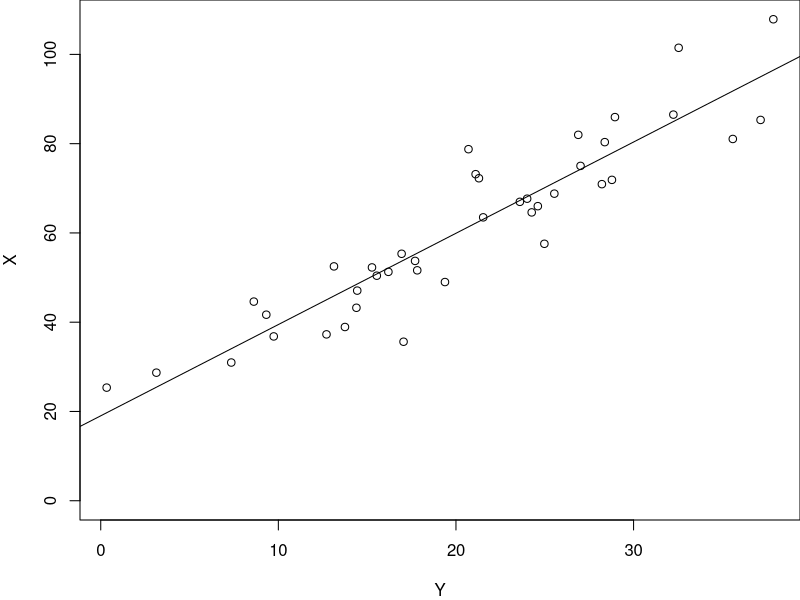
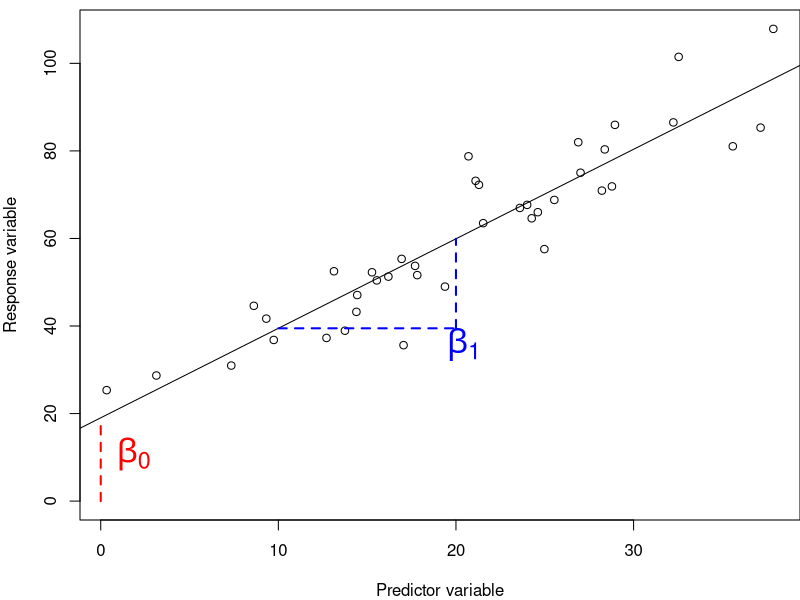
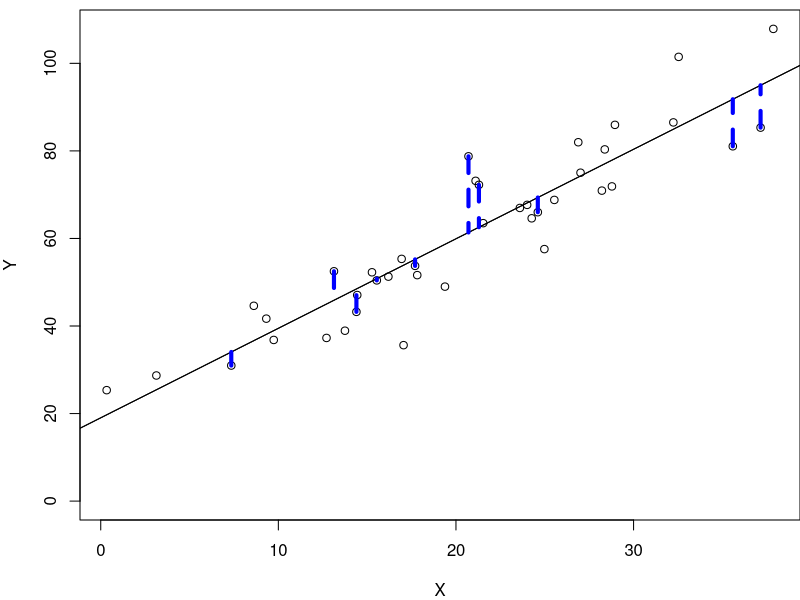
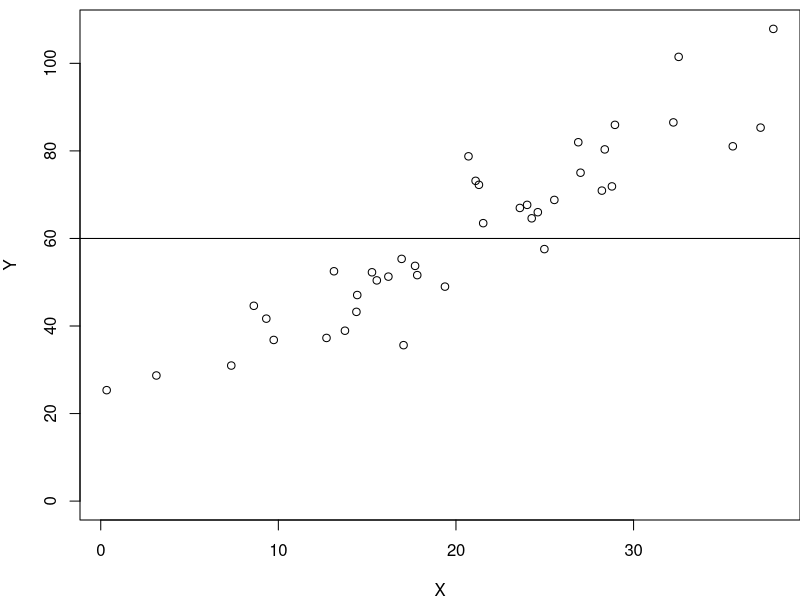
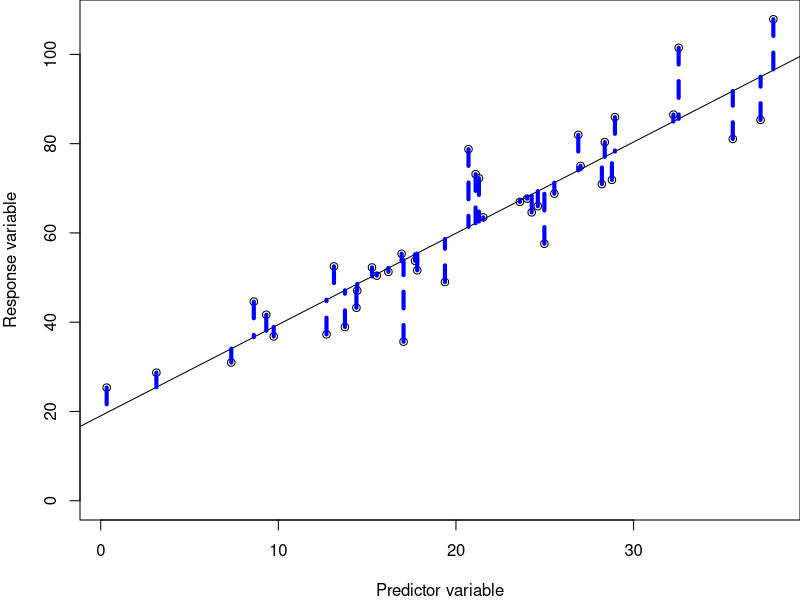
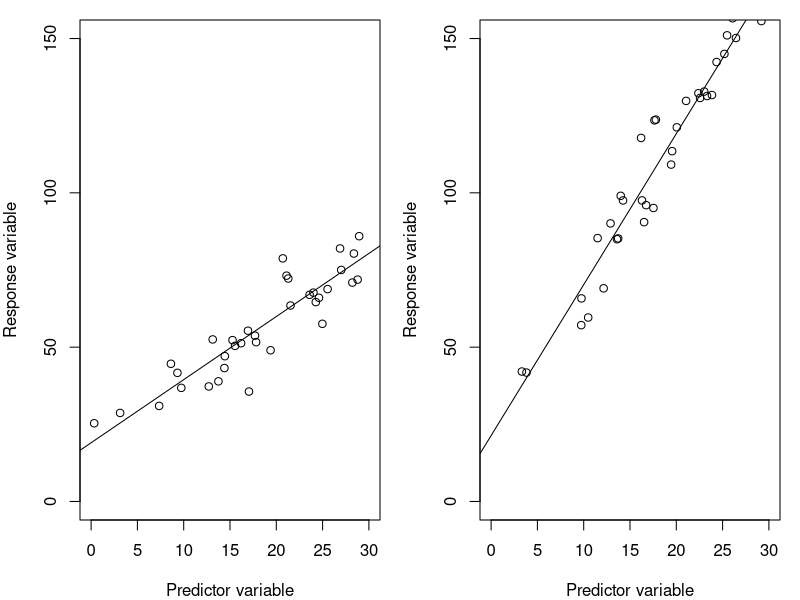
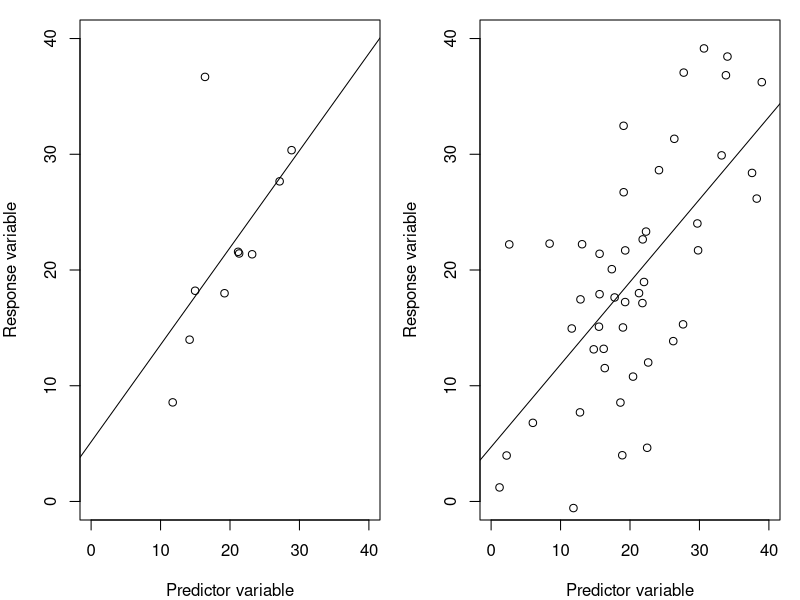
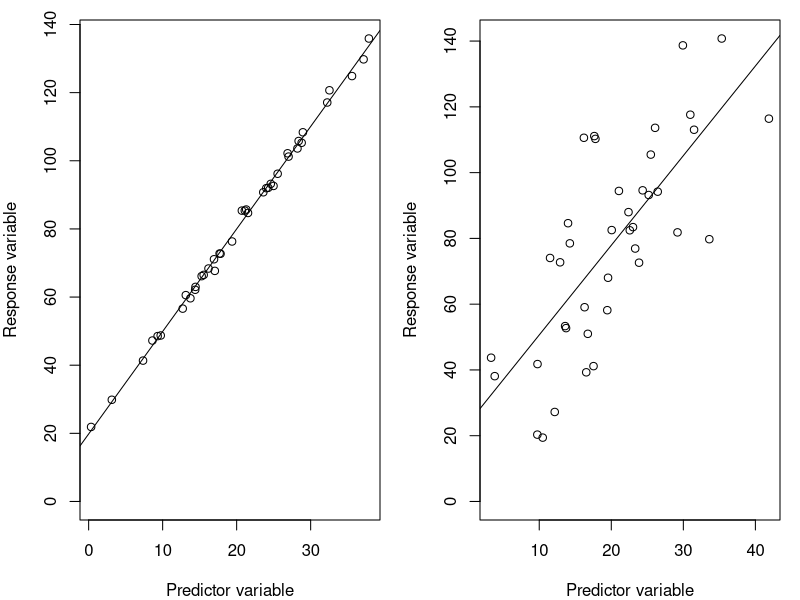

Recreate these plots in R, in order. (Note: this script raises an error after producing the figures.)
## ---- chunk 1

knitr::opts_chunk$set(
	echo = TRUE,
	message = FALSE,
	warning = FALSE,
	cache = TRUE
)
## ---- chunk 2

#  NRES 710, Linear Regression  
#     University of Nevada, Reno
#     Introduction to basic linear regression   

## ---- chunk 3
# Set the seed for reproducibility & adjust plot margins
set.seed(123); par(mar = c(4, 4, 0, 0))

# Simulate two continuous variables
n <- 40
x <- rnorm(n, mean = 20, sd = 10)
y <- 20 + 2 * x + rnorm(n, mean = 0, sd = 8)

# Create a data frame
datum <- data.frame(x = x, y = y)

# Plot the data
plot(y ~ x, data = datum,
     ylim=c(0, max(datum$y)), xlab = "Y", ylab = "X")

# Add a line to the plot
results <- lm(y ~ x, data = datum)
abline(results)
## ---- chunk 4
# Set the seed for reproducibility & adjust plot margins
set.seed(123); par(mar = c(4, 4, 0.5, 0))

# Simulate two continuous variables
n <- 40
x <- rnorm(n, mean = 20, sd = 10)
y <- 20 + 2 * x + rnorm(n, mean = 0, sd = 8)

# Create a data frame
datum <- data.frame(x = x, y = y)

# Plot the data
plot(y ~ x, data = datum,
     ylim=c(0, max(datum$y)), xlab = "Predictor variable", ylab = "Response variable")

# Add a line to the plot
results <- lm(y ~ x, data = datum)
abline(results)

# Extract the coefficients
coeffs <- coef(results)
beta0 <- coeffs[1]
beta1 <- coeffs[2]

# Add labels for Beta0 (intercept) and Beta1 (slope)
text(x = min(datum$x), y = beta0/2, labels = expression(beta[0]), pos = 4, col = "red", font = 2, cex = 2)
text(x = max(datum$x)/2, y = beta0 + beta1 * (max(datum$x)/5), labels = expression(beta[1]), pos = 4, col = "blue", font = 2, cex = 2)

# Add vertical line from origin to regression line for beta0
#abline(v = 0, col = "red", lty = 2)
segments(x0 = 0, y0 = 0, x1 = 0, y1 = beta0, col = "red", lty = 2, lwd = 2)

# Define points to illustrate rise over run for slope beta1
x1 <- 10
x2 <- 20
y1 <- beta0 + beta1 * x1
y2 <- beta0 + beta1 * x2

# Add horizontal and vertical lines to represent rise over run
segments(x0 = x1, y0 = y1, x1 = x2, y1 = y1, col = "blue", lty = 2, lwd = 2) # Run
segments(x0 = x2, y0 = y1, x1 = x2, y1 = y2, col = "blue", lty = 2, lwd = 2) # Rise
## ---- chunk 5
# Set the seed for reproducibility & adjust plot margins
set.seed(123); par(mar = c(4, 4, 0.5, 0))

# Simulate two continuous variables
n <- 40
x <- rnorm(n, mean = 20, sd = 10)
y <- 20 + 2 * x + rnorm(n, mean = 0, sd = 8)

# Create a data frame
datum <- data.frame(x = x, y = y)

# Plot the data
plot(y ~ x, data = datum,
     ylim=c(0, max(datum$y)), xlab = "X", ylab = "Y")
abline(lm(y~x))

# Add a line to the plot
results <- lm(y ~ x, data = datum)
abline(results)

# Calculate the predicted values and residuals
datum$y_hat <- predict(results)
datum$residuals <- datum$y - datum$y_hat

# Add vertical lines to show residuals for a subset of points
# Choose a subset of points for better visualization
subset_indices <- seq(1, 10, length.out = 10)

for (i in subset_indices) {
  segments(x0 = datum$x[i], y0 = datum$y[i], x1 = datum$x[i], y1 = datum$y_hat[i], col = "blue", lty = 2, lwd = 4)
}
## ---- chunk 6
# Set the seed for reproducibility & adjust plot margins
set.seed(123); par(mar = c(4, 4, 0.5, 0))

# Simulate two continuous variables
n <- 40
x <- rnorm(n, mean = 20, sd = 10)
y <- 20 + 2 * x + rnorm(n, mean = 0, sd = 8)

# Create a data frame
datum <- data.frame(x = x, y = y)

# Plot the data
plot(y ~ x, data = datum,
     ylim=c(0, max(datum$y)), xlab = "X", ylab = "Y")

# Add a horizontal line to the plot
abline(h=60)

## ---- chunk 7
# Set the seed for reproducibility & adjust plot margins
set.seed(123); par(mar = c(4, 4, 0, 0))

# Simulate two continuous variables
n <- 40
x <- rnorm(n, mean = 20, sd = 10)
y <- 20 + 2 * x + rnorm(n, mean = 0, sd = 8)

# Create a data frame
datum <- data.frame(x = x, y = y)

# Plot the data
plot(y ~ x, data = datum,
     ylim=c(0, max(datum$y)), xlab = "Predictor variable", ylab = "Response variable")

# Add a line to the plot
results <- lm(y ~ x, data = datum)
abline(results)

# Calculate the predicted values and residuals
datum$y_hat <- predict(results)
datum$residuals <- datum$y - datum$y_hat

# Add vertical lines to show residuals for a subset of points
# Choose a subset of points for better visualization
subset_indices <- seq(1, n, length.out = n)

for (i in subset_indices) {
  segments(x0 = datum$x[i], y0 = datum$y[i], x1 = datum$x[i], y1 = datum$y_hat[i], col = "blue", lty = 2, lwd = 4)
}

## ---- chunk 8
# Set the seed for reproducibility
set.seed(123)

# Adjust margins
par(mar = c(4, 4, 1, 1))

# Set up the plotting area to display two plots side by side
par(mfrow = c(1, 2))

# Simulate data for the shallow slope
n <- 40
x1 <- rnorm(n, mean = 20, sd = 10)
y1 <- 20 + 2 * x1 + rnorm(n, mean = 0, sd = 8)

# Create a data frame for the shallow slope
datum1 <- data.frame(x = x1, y = y1)

# Plot the data with the shallow slope
plot(y ~ x, data = datum1,
     xlim=c(0, 30), ylim = c(0, 150),
     xlab = "Predictor variable", ylab = "Response variable")

# Add a line to the plot for the shallow slope
results1 <- lm(y ~ x, data = datum1)
abline(results1)

# Simulate data for the steep slope
x2 <- rnorm(n, mean = 20, sd = 10)
y2 <- 20 + 5 * x2 + rnorm(n, mean = 0, sd = 8)

# Create a data frame for the steep slope
datum2 <- data.frame(x = x2, y = y2)

# Plot the data with the steep slope
plot(y ~ x, data = datum2,
     xlim=c(0, 30), ylim = c(0, 150),
     xlab = "Predictor variable", ylab = "Response variable")

# Add a line to the plot for the steep slope
results2 <- lm(y ~ x, data = datum2)
abline(results2)
## ---- chunk 9
# Set the seed for reproducibility
set.seed(100)

# Adjust margins
par(mar = c(4, 4, 1, 1))

# Set up the plotting area to display two plots side by side
par(mfrow = c(1, 2))

# Simulate data with small sample size
n <- 10
x3 <- rnorm(n, mean = 20, sd = 10)
y3 <- 10 + 0.5 * x3 + rnorm(n, mean = 0, sd = 8)

# Create a data frame
datum3 <- data.frame(x = x3, y = y3)

# Plot the data
plot(y ~ x, data = datum3,
     ylim=c(0, 40), xlim = c(0, 40),
     xlab = "Predictor variable", ylab = "Response variable")

# Add a line to the plot for the shallow slope
results3 <- lm(y ~ x, data = datum3)
abline(results3)

# Simulate data with large sample size
n <- 50
x4 <- rnorm(n, mean = 20, sd = 10)
y4 <- 10 + 0.5 * x4 + rnorm(n, mean = 0, sd = 8)

# Create a data frame 
datum4 <- data.frame(x = x4, y = y4)

# Plot the data
plot(y ~ x, data = datum4,
     ylim=c(0, 40), xlim = c(0, 40),
     xlab = "Predictor variable", ylab = "Response variable")

# Add a line to the plot
results4 <- lm(y ~ x, data = datum4)
abline(results4)
## ---- chunk 10
# Set the seed for reproducibility
set.seed(123)

# Adjust margins
par(mar = c(4, 4, 1, 1))

# Set up the plotting area to display two plots side by side
par(mfrow = c(1, 2))

# Simulate data for the shallow slope
n <- 40
x1 <- rnorm(n, mean = 20, sd = 10)
y1 <- 20 + 3 * x1 + rnorm(n, mean = 0, sd = 1.5)

# Create a data frame for the shallow slope
datum1 <- data.frame(x = x1, y = y1)

# Plot the data with the shallow slope
plot(y ~ x, data = datum1,
     ylim=c(0, max(datum1$y)), xlab = "Predictor variable", ylab = "Response variable")

# Add a line to the plot for the shallow slope
results1 <- lm(y ~ x, data = datum1)
abline(results1)

# Simulate data for the shallow slope
x2 <- rnorm(n, mean = 20, sd = 10)
y2 <- 20 + 3 * x2 + rnorm(n, mean = 0, sd = 20)

# Create a data frame for the steep slope
datum2 <- data.frame(x = x2, y = y2)

# Plot the data with the steep slope
plot(y ~ x, data = datum2,
     ylim=c(0, max(datum2$y)), xlab = "Predictor variable", ylab = "Response variable")

# Add a line to the plot for the steep slope
results2 <- lm(y ~ x, data = datum2)
abline(results2)
## ---- chunk 11
# Set the seed for reproducibility & plot margins
set.seed(123); par(mar = c(4, 4, 0.5, 1))

# Simulate data
n <- 50  # Number of observations
x <- rnorm(n, mean = 5, sd = 2)  # Predictor variable
y <- 2 + 3 * x + rnorm(n, mean = 0, sd = 5)  # Response variable

# Calculate the mean of y
y_mean <- mean(y)

# Plot the data
plot(x, y, xlab = "X", ylab = "Y",
     pch = 19, col = "black")

# Add a horizontal line at the mean of y
abline(h = y_mean, col = "red", lwd = 2)

# Add vertical lines for TSS
for (i in 1:n) {
  segments(x[i], y[i], x[i], y_mean, col = "red", lwd = 1)
}

# Add annotation for Y-bar (mean of Y)
text(x = max(x) - 1, y = y_mean - 5, labels = expression(bar(Y)), 
     pos = 3, col = "red", cex = 1.2)

## ---- chunk 12
# Set the seed for reproducibility & plot margins
set.seed(123); par(mar = c(4, 4, 0.5, 1))

# Simulate data
n <- 50  # Number of observations
x <- rnorm(n, mean = 5, sd = 2)  # Predictor variable
y <- 2 + 3 * x + rnorm(n, mean = 0, sd = 5)  # Response variable
datum <- data.frame(x = x, y = y)

# Calculate the mean of y
y_mean <- mean(y)

# Plot the data
plot(x, y, xlab = "X", ylab = "Y",
     pch = 19, col = "black")

# Add a horizontal line at the mean of y
abline(h = y_mean, col = "red", lwd = 2)

# Add vertical lines for TSS
for (i in 1:n) {
  segments(x[i], y[i], x[i], y_mean, col = "red", lwd = 1)
}

# Add annotation for Y-bar (mean of Y)
text(x = max(x) - 1, y = y_mean - 5, labels = expression(bar(Y)), 
     pos = 3, col = "red", cex = 1.2)

# Add a regression line
abline(lm(y ~ x), lwd=3)

# Calculate the predicted values and residuals
results <- lm(y ~ x, data = datum)
datum$y_hat <- predict(results)
datum$residuals <- datum$y - datum$y_hat

# Add vertical lines to show residuals for a subset of points
# Choose a subset of points for better visualization
subset_indices <- seq(1, n, length.out = n)

for (i in subset_indices) {
  segments(x0 = datum$x[i], y0 = datum$y[i], x1 = datum$x[i], y1 = datum$y_hat[i], col = "blue", lty = 2, lwd = 4)
}
## ---- chunk 13
# Set the seed for reproducibility & plot margins
set.seed(123); par(mar = c(4, 4, 0.5, 1))

# Simulate data
n <- 50  # Number of observations
x <- rnorm(n, mean = 5, sd = 2)  # Predictor variable
y <- 2 + 3 * x + rnorm(n, mean = 0, sd = 5)  # Response variable
datum <- data.frame(x = x, y = y)

# Calculate the mean of y
y_mean <- mean(y)

# Plot the data
plot(x, y, xlab = "X", ylab = "Y",
     pch = 19, col = "black")

## Total Sum of Squares

# Add a horizontal line at the mean of y
abline(h = y_mean, col = "red", lwd = 2)

# Add vertical lines for TSS
for (i in 1:n) {
  segments(x[i], y[i], x[i], y_mean, col = "red", lwd = 1)
}

# Add annotation for Y-bar (mean of Y)
text(x = max(x) - 1, y = y_mean - 5, labels = expression(bar(Y)), 
     pos = 3, col = "red", cex = 1.2)

## Sum of Squared Error

# Add a regression line
abline(lm(y ~ x), lwd=3)

# Calculate the predicted values and residuals
results <- lm(y ~ x, data = datum)
datum$y_hat <- predict(results)
datum$residuals <- datum$y - datum$y_hat

# Add vertical lines to show residuals for a subset of points
# Choose a subset of points for better visualization
subset_indices <- seq(1, n, length.out = n)

for (i in subset_indices) {
  segments(x0 = datum$x[i], y0 = datum$y[i], x1 = datum$x[i], y1 = datum$y_hat[i], col = "blue", lty = 2, lwd = 4)
}

## Sum of Squares due to Regression

# Add green lines to show distances from predicted values to mean (SSR)
for (i in 1:n) {
  segments(x0 = datum$x[i], y0 = datum$y_hat[i], x1 = datum$x[i], y1 = y_mean, col = "green", lwd = 2)
}

## ---- chunk 14
### To learn regression in R, let's simulate data so we know what 'Truth' is

# Set the seed for reproducibility
set.seed(123)

# Simulate a continuous predictor variable, precipitation
n <- 30
precip <- runif(n, min = 0, max = 10)

# Simulate the true, predicted response of biomass to precip (y-hat)
y_hat <- 2 + 3 * precip

# What does this look like?
plot(y_hat ~ precip)

## ---- chunk 15
# Simulate error for the response variable
# Let's say the standard deviation = 2, which means that around our line there
# is a 2 kg/ha standard deviation.
# Rule of thumb: 66% of samples within 1 SD, 95% of samples within 2 SD, 99% within SD
# With a SD of 2, 66% of samples will be within 2 units of the line, etc.
error <- rnorm(n, mean = 0, sd = 2)

# Create the response variable, biomass
# biomass = beta0 + beta1 * precip + epsilon
biomass <- y_hat + error

# Create a data frame
datum <- data.frame(precip = precip, y_hat = y_hat, error = error, biomass = biomass)

# Save this dataset
write.csv(datum, "lecture_3_dataset1.csv")

## ---- chunk 16
### Analyze the data

# Read in the dataset
datum <- read.csv("lecture_3_dataset1.csv")

# Observe the first few rows of our data
# head(datum)

# First thing we should do when starting an analysis is.. look at our data!
plot(biomass ~ precip, data = datum)

## ---- chunk 17
# Ask R for information about how 'lm()' works
help(lm)
?lm()

## ---- chunk 18
# Fit the linear model
results <- lm(biomass ~ precip, data = datum)

# Examine the results
summary(results)

## ---- chunk 19
# Plot the data with the line of best fit
plot(biomass ~ precip)
abline(results)

# Maybe you are used to seeing ANOVA tables...
anova(results)

# This should look similar to the bottom line from our regression output
